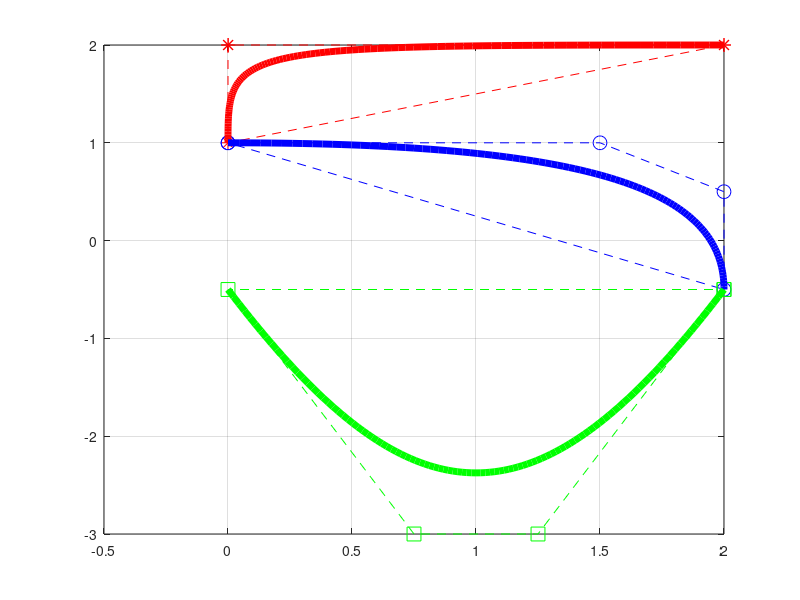

Write the MATLAB code that produced this figure.
#Curvas de bezier multiplas, em 3 segmentos
# Definição do numero 2 estilizado, usando 3 segmentos de Curvas de Bezier
x=[2  0.001  0  0; 
   0  1.5  2  2; 
   2  1.25  0.75  0];
y=[2  2  2  1; 
   1  1  0.5  -0.5; 
   -0.5  -3 -3 -0.5];
Nsegmentos=size(x,1)

for n=1:Nsegmentos
m = 4;
x(n,m+1)=x(n,1);
y(n,m+1)=y(n,1);	
numpasso=100;
h=1/numpasso;
t=0;
cx=3*(x(n,2)-x(n,1));bx=3*(x(n,3)-x(n,2))-cx;ax=(x(n,4)-x(n,1))-(cx+bx);
cy=3*(y(n,2)-y(n,1));by=3*(y(n,3)-y(n,2))-cy;ay=(y(n,4)-y(n,1))-(cy+by);
xmax=0;ymax=0;
for i=1:numpasso+1
   xx(n,i)=x(n,1)+t*(cx+t*(bx+t*ax));
   yy(n,i)=y(n,1)+t*(cy+t*(by+t*ay));
   t=t+h;
end
end
#Marcadores
plot(x(1,:),y(1,:),'*r','markersize',10,x(1,:),y(1,:),'--r');hold on;
plot(x(2,:),y(2,:),'ob','markersize',10,x(2,:),y(2,:),'--b');hold on;
plot(x(3,:),y(3,:),'sg','markersize',10,x(3,:),y(3,:),'--g');hold on;
#Curvas de Bezier
#for n=[1:Nsegmentos]
#plot(xx(n,:),yy(n,:),'-k','linewidth',5,x(1,:),y(1,:),'*r','markersize',20,x(2,:),y(2,:),'*b','markersize',20,x(3,:),y(3,:),'*g','markersize',20)
 plot(xx(1,:),yy(1,:),'-r','linewidth',5)
 plot(xx(2,:),yy(2,:),'-b','linewidth',5)
 plot(xx(3,:),yy(3,:),'-g','linewidth',5)
%xlim([-0.5 4])
hold on;
grid on;
#end